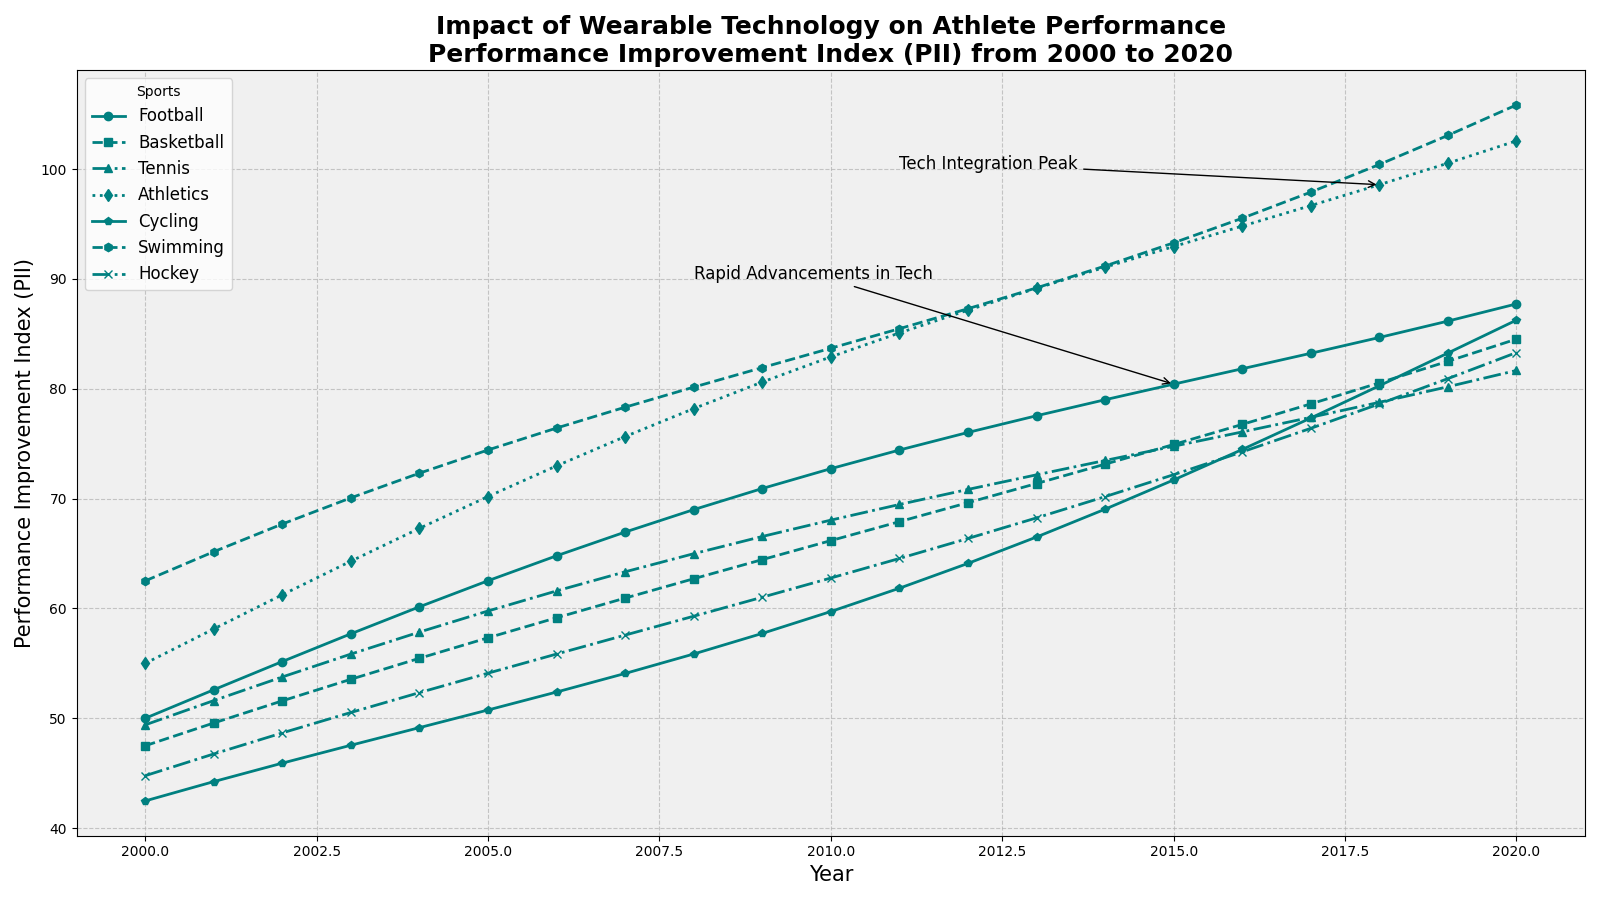

Write Python code to recreate this figure.
import matplotlib.pyplot as plt
import numpy as np

# Define the years and the Performance Improvement Index for various sports
years = np.arange(2000, 2021)
football_pii = [50 + 3*np.sin(0.2*x) + 2*x for x in range(len(years))]
basketball_pii = [45 + 2.5*np.cos(0.15*x) + 2.1*x for x in range(len(years))]
tennis_pii = [48 + 2.8*np.sin(0.18*x + np.pi/6) + 1.8*x for x in range(len(years))]
athletics_pii = [55 + 3.2*np.sin(0.2*x) + 2.5*x for x in range(len(years))]
cycling_pii = [40 + 3.5*np.cos(0.2*x + np.pi/4) + 2.3*x for x in range(len(years))]
swimming_pii = [60 + 2.9*np.sin(0.22*x + np.pi/3) + 2.4*x for x in range(len(years))]
hockey_pii = [42 + 3*np.cos(0.16*x + np.pi/8) + 2.2*x for x in range(len(years))]

# Create the plot
fig, ax = plt.subplots(figsize=(16, 9))

# Apply a single color consistently across all data groups
single_color = 'teal'
ax.plot(years, football_pii, marker='o', linestyle='-', linewidth=2, color=single_color, label='Football')
ax.plot(years, basketball_pii, marker='s', linestyle='--', linewidth=2, color=single_color, label='Basketball')
ax.plot(years, tennis_pii, marker='^', linestyle='-.', linewidth=2, color=single_color, label='Tennis')
ax.plot(years, athletics_pii, marker='d', linestyle=':', linewidth=2, color=single_color, label='Athletics')
ax.plot(years, cycling_pii, marker='p', linestyle='-', linewidth=2, color=single_color, label='Cycling')
ax.plot(years, swimming_pii, marker='h', linestyle='--', linewidth=2, color=single_color, label='Swimming')
ax.plot(years, hockey_pii, marker='x', linestyle='-.', linewidth=2, color=single_color, label='Hockey')

# Title and labels
ax.set_title('Impact of Wearable Technology on Athlete Performance\nPerformance Improvement Index (PII) from 2000 to 2020', fontsize=18, fontweight='bold')
ax.set_xlabel('Year', fontsize=15)
ax.set_ylabel('Performance Improvement Index (PII)', fontsize=15)

# Adding a legend
ax.legend(title='Sports', loc='upper left', fontsize=12)

# Annotate for notable points (added new annotations for demonstration)
ax.annotate('Rapid Advancements in Tech', xy=(2015, football_pii[15]), xytext=(2008, 90),
            arrowprops=dict(facecolor='black', arrowstyle='->'), fontsize=12)
ax.annotate('Tech Integration Peak', xy=(2018, athletics_pii[18]), xytext=(2011, 100),
            arrowprops=dict(facecolor='black', arrowstyle='->'), fontsize=12)

# Grid and styling
ax.grid(True, linestyle='--', alpha=0.7)
ax.set_facecolor('#f0f0f0')

# Automatically adjust layout 
plt.tight_layout()

# Display the plot
plt.show()
